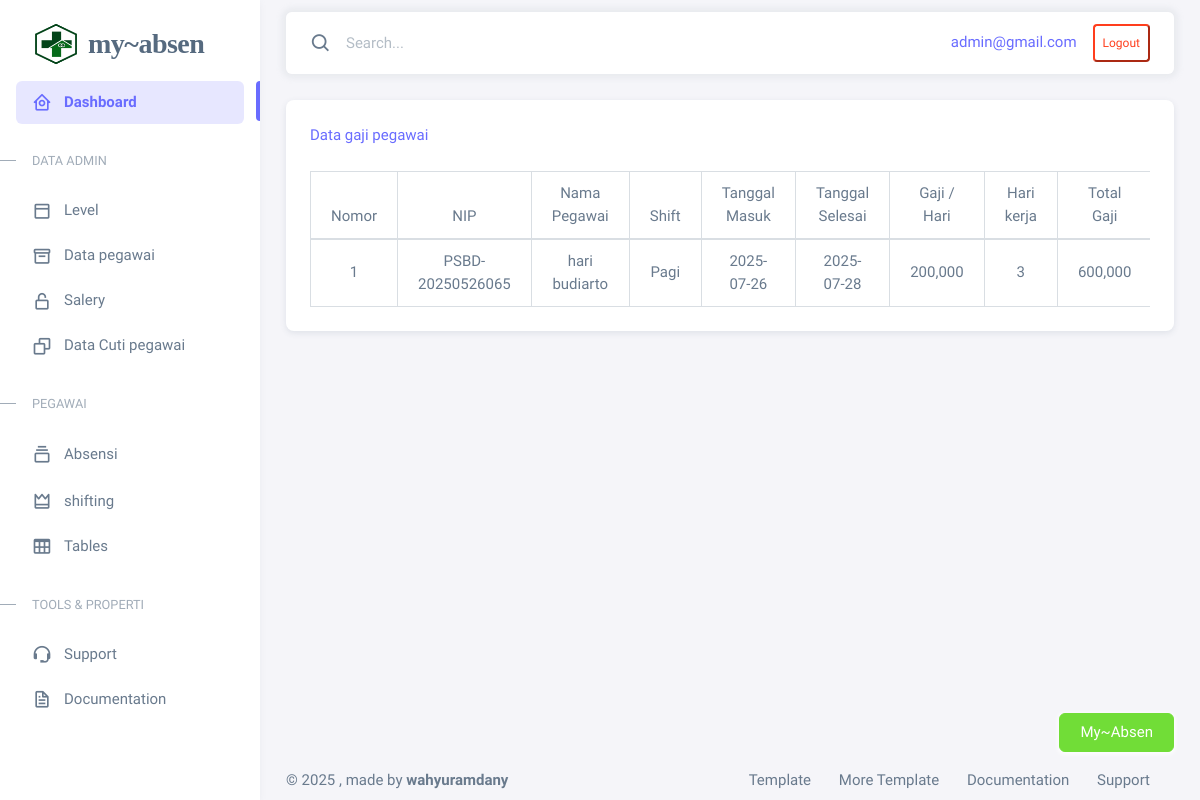
Screenshot of /admin/content/gaji.php (signed in) with the database file from the repository.
### tables this page shows
CREATE TABLE `shifting` (
  `id` int(11) NOT NULL,
  `id_pegawai` int(11) NOT NULL,
  `nama_shift` text NOT NULL,
  `jam_masuk` time NOT NULL,
  `jam_keluar` time NOT NULL,
  `tgl_mulai` date NOT NULL,
  `tgl_selesai` date NOT NULL,
  `keterangan` text NOT NULL,
  `create_at` timestamp NOT NULL DEFAULT current_timestamp(),
  `update_at` timestamp NOT NULL DEFAULT current_timestamp() ON UPDATE current_timestamp()
);

CREATE TABLE `user` (
  `id` int(12) NOT NULL,
  `id_level` int(12) NOT NULL,
  `nama_lengkap` varchar(100) NOT NULL,
  `email` varchar(100) NOT NULL,
  `nip` varchar(16) NOT NULL,
  `jabatan` varchar(20) NOT NULL,
  `no_telepon` varchar(100) NOT NULL,
  `alamat` varchar(100) NOT NULL,
  `password` varchar(100) NOT NULL,
  `foto` varchar(100) NOT NULL,
  `periode_cuti` int(20) NOT NULL,
  `create_at` timestamp NOT NULL DEFAULT current_timestamp(),
  `update_at` timestamp NOT NULL DEFAULT current_timestamp() ON UPDATE current_timestamp()
);

### admin/content/gaji.php (the view, shortened to what this page needs)
<?php
include '../database/koneksi.php';
$sqlSalery = mysqli_query($koneksi, "SELECT user.*, shifting.* FROM shifting LEFT JOIN user on shifting.id_pegawai = user.id");
$listJadwal = [];
while ($rowJadwal = mysqli_fetch_assoc($sqlSalery)) {
    $listJadwal[] = $rowJadwal;
}
foreach ($listJadwal as $key) {
    $date1 = new DateTime($key['tgl_mulai']);
    $date2 = new DateTime($key['tgl_selesai']);
}
$lamaKerja = $date1->diff($date2);
$jumlahHariKerja = $lamaKerja->days + 1;
$gajiPerhari = 200000;
$totalGaji = $gajiPerhari * $jumlahHariKerja;
?>
<!DOCTYPE html>
<html lang="en">
<head>
    <?php include '../layout/head.php' ?>
</head>
<body id="page-top">
    <div class="layout-wrapper layout-content-navbar">
        <div class="layout-container">
            <?php include '../layout/sidebar.php' ?>
            <div class="layout-page">
                <?php include '../layout/navbar.php' ?>
                <div class="content-wrapper">
                    <div class="container-xxl flex-grow-1 container-p-y">
                        <div class="row">
                            <?php if (isset($_GET['add-gaji']) || isset($_GET['edit'])): ?>
                            <?php else : ?>
                                <div class="col-md-12 text-center">
                                    <div class="card">
                                        <div class="card-header d-flex justify-content-between">
                                            <a href="#">Data gaji pegawai</a>
                                        </div>
                                        <div class="card-body">
                                            <div class="table-responsive">
                                                <table class="table table-bordered">
                                                    <thead>
                                                        <tr>
                                                            <td>Nomor</td>
                                                            <td>NIP</td>
                                                            <td>Nama Pegawai</td>
                                                            <td>Shift</td>
                                                            <td>Tanggal Masuk</td>
                                                            <td>Tanggal Selesai</td>
                                                            <td>Gaji / Hari</td>
                                                            <td>Hari kerja</td>
                                                            <td>Total Gaji</td>
                                                        </tr>
                                                    </thead>
                                                    <tbody>
                                                        <?php $no = 1;
                                                        foreach ($listJadwal as $resultSalery) { ?>
                                                            <tr>
                                                                <td><?php echo $no++ ?></td>
                                                                <td><?php echo $resultSalery['nip'] ?></td>
                                                                <td><?php echo $resultSalery['nama_lengkap'] ?></td>
                                                                <td><?php echo $resultSalery['nama_shift'] ?></td>
                                                                <td><?php echo $resultSalery['tgl_mulai'] ?></td>
                                                                <td><?php echo $resultSalery['tgl_selesai'] ?></td>
                                                                <td><?php echo number_format($gajiPerhari, 0, '' . '') ?></td>
                                                                <td><?php echo $jumlahHariKerja ?></td>
                                                                <td><?php echo number_format($totalGaji, 0, '' . '') ?></td>
                                                            </tr>
                                                        <?php } ?>
                                                    </tbody>
                                                </table>
                                            </div>
                                        </div>
                                    </div>
                                </div>
                            <?php endif ?>
                        </div>
                    </div>
                    <?php include '../layout/footer.php' ?>
                </div>
            </div>
        </div>
    </div>
    <div class="buy-now">
        <a
            href="https://themeselection.com/products/sneat-bootstrap-html-admin-template/"
            target="_blank"
            class="btn btn-success btn-buy-now-new">My~Absen</a>
    </div>
</body>
</html>

### admin/layout/head.php (style rules this page uses)
.buy-now .btn-buy-now-new { position: fixed; bottom: 3rem; right: 1.625rem; z-index: 999999; box-shadow: 0 1px 5px 1px; }

### rows the page displays
shifting: id_pegawai.nip "PSBD-20250526065", id_pegawai.nama_lengkap "hari budiarto", nama_shift "Pagi", tgl_mulai "2025-07-26", tgl_selesai "2025-07-28", jumlahHariKerja "3", totalGaji "600,000"

### other values shown
$_SESSION['Email'] "admin@gmail.com"
